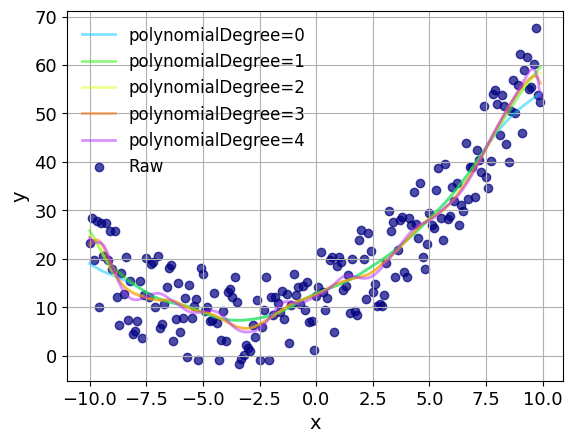

Python code for this plot:
#!/usr/bin/env python3
import pandas as pd
import numpy as np
import lowess
import sys
from itertools import cycle
import matplotlib
matplotlib.use('Agg')
import matplotlib.pyplot as plt


def plot(df, xvar, fname):
    '''
    Function to plot the raw and smoothed data
    '''

    # Set the colours for the lines/points
    cm = plt.get_cmap('gist_ncar')
    nColours = len(df.columns) - 1
    colors = cycle([cm(1.0 * i / nColours) for i in range(nColours)])

    # Plot a line for each column in the DataFrame
    for column in df.columns:
        if column == xvar:
            pass
        elif column.lower() == 'raw':
            # Plot the unsmoothed data as scatter points
            plt.scatter(df[xvar], df[column], label=column, alpha=0.7,
                        color=next(colors))
        else:
            # Plot the smoothed data as a line
            plt.plot(df[xvar], df[column], label=column, linewidth=2.0,
                     alpha=0.5, color=next(colors))

    # Set the axis labels
    plt.xlabel('x', fontsize=14)
    plt.ylabel('y', fontsize=14)

    # Set the legend, axis limits, grid and ticks
    plt.legend(loc=2, frameon=False, prop={'size': 12})
    plt.grid(True)
    plt.tick_params(axis='both', which='major', labelsize=13)

    # Save the plot to a file, and close
    plt.savefig(fname,
                format='png',
                dpi=100,
                bbox_inches='tight')
    plt.close()


if __name__ == "__main__":
    '''
    Smooth a noisy quadratic signal using LOWESS varing the degree of the
    polynomial used in the regression.

    The 0th and 1st order polynomials will miss the large scal curvature.
    The higher order polynomials will over fit (high frequency oscillations.)
    '''

    # seed the random number generator so results reproducible
    np.random.seed((1, 2, 3))

    # Generate some noisy data
    x = np.arange(-10, 10, 0.1)
    y = 1.0 + 2.0 * x + 0.3 * x ** 2 + 20.0 * np.random.random(len(x))

    # Create a Pandas DataFrame with the data
    df = pd.DataFrame({'x': x, 'Raw': y})

    # Smooth the data
    for i in range(5):
        label = 'polynomialDegree={}'.format(i)
        df[label] = lowess.lowess(df['x'], df['Raw'], bandwidth=0.3,
                                  polynomialDegree=i)

    # Plot the data
    plot(df, 'x', sys.argv[0].replace('.py', '.png'))
